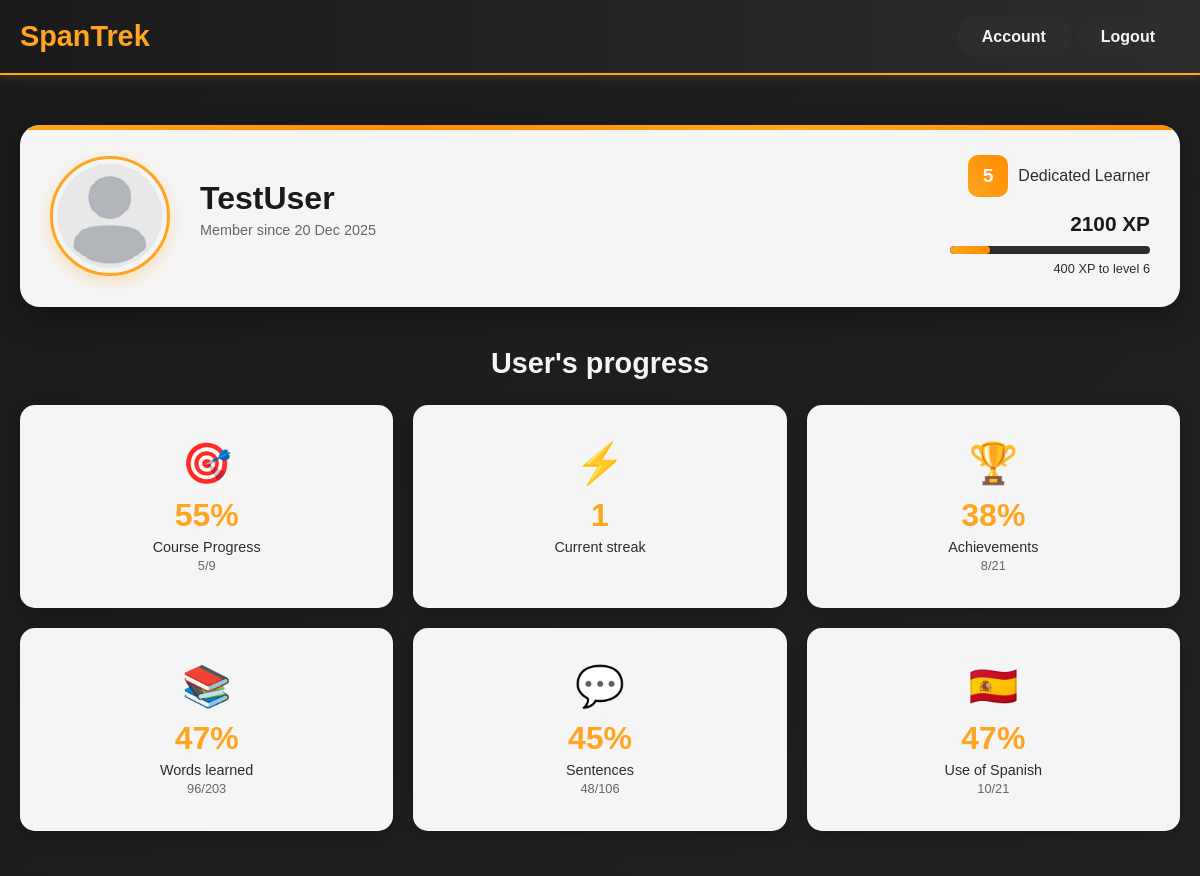
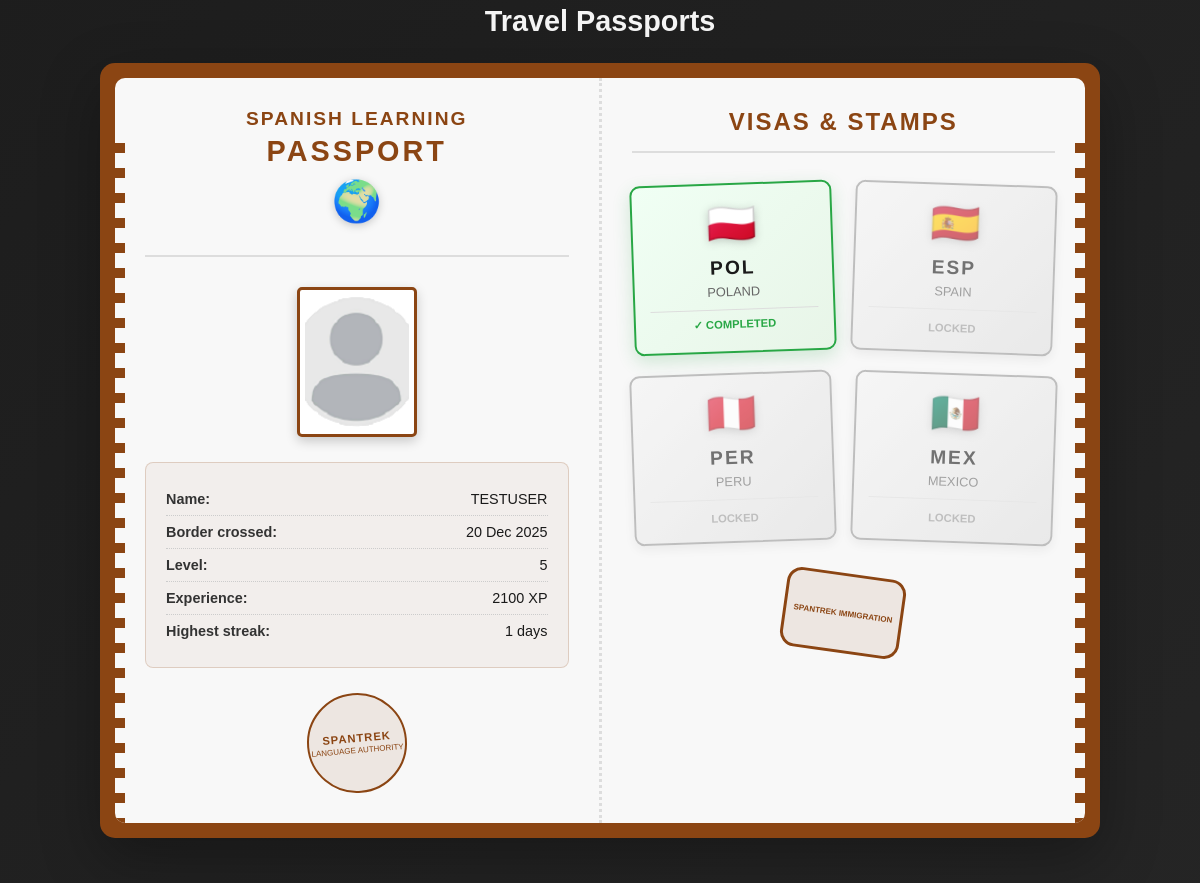
The app's page /user/77/ (signed in, upper part), older data (2 pictures, top to bottom).
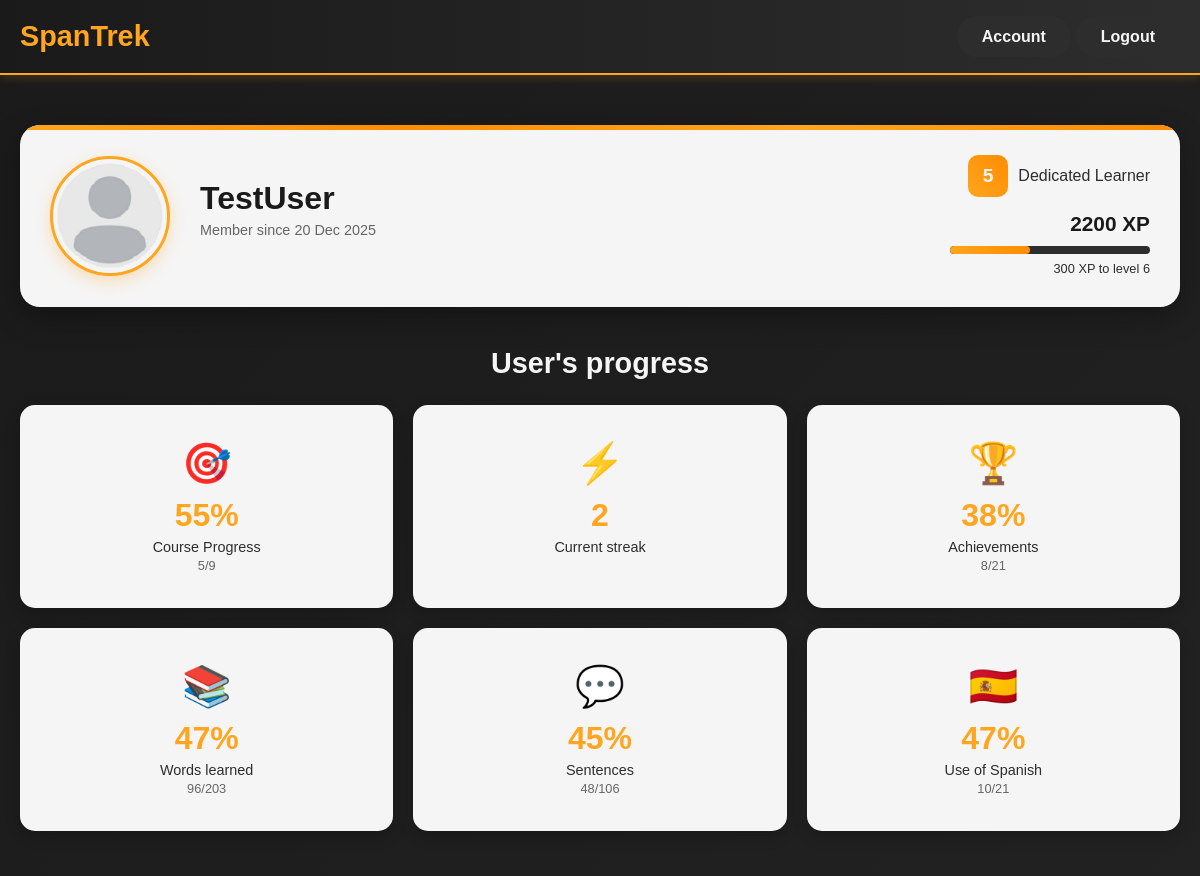
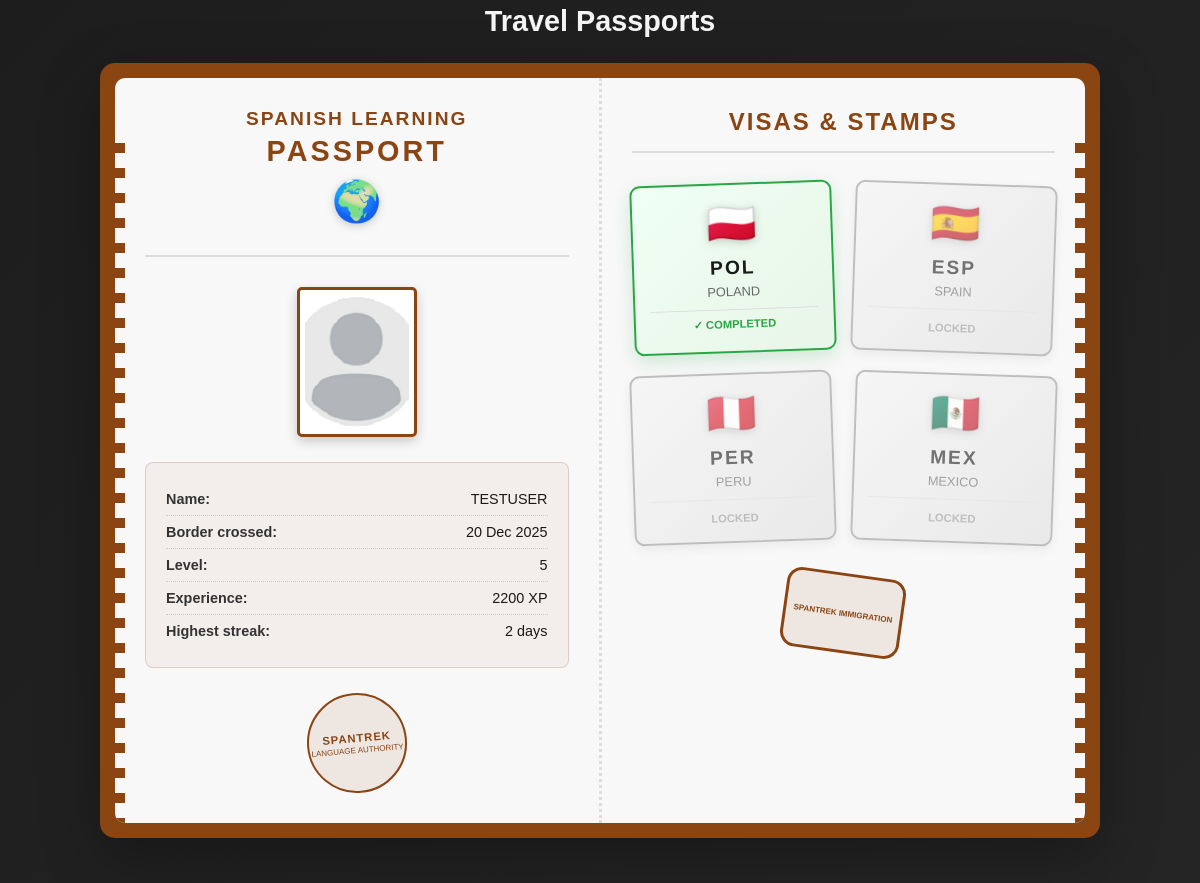
The same page, newer data (2 pictures, top to bottom).
### base/models.py (models this page shows, shortened)
class User(AbstractUser):
    username = models.CharField(max_length=150, unique=True, blank=False, null=False)
    email = models.EmailField(unique=True, blank=False, null=False)
    avatar = models.ImageField(default='avatars/default_avatar.png', upload_to='avatars/', null=True, blank=True)
    level = models.IntegerField(default=1)
    experience = models.IntegerField(default=0)
    adventure_progress = models.IntegerField(default=0)
    passports_earned = models.JSONField(default=list, blank=True)
    words_learned = models.JSONField(default=list, blank=True)
    sentences_learned = models.JSONField(default=list, blank=True)
    audio_learned = models.JSONField(default=list, blank=True)
    use_of_spanish = models.IntegerField(default=0)
    days_streak = models.IntegerField(default=0)
    highest_streak = models.IntegerField(default=0)
    activity_days = models.JSONField(default=list, blank=True)
    last_activity_date = models.DateField(null=True, blank=True)
    default_random_practice_count = models.IntegerField(default=20)
    default_vocabulary_practice_count = models.IntegerField(default=20)
    default_sentence_practice_count = models.IntegerField(default=10)
    default_listening_practice_count = models.IntegerField(default=10)
    country_lessons_progress = models.JSONField(default=dict, blank=True)  # e.g., {"spain": 3, "mexico": 5}
    landmark_lessons_progress = models.JSONField(default=dict, blank=True)  # e.g., {"madrid": 2, "warsaw": 4}
    daily_challenges = models.JSONField(default=list, blank=True)
    daily_challenges_creation_date = models.DateField(null=True, blank=True)
    daily_challenges_completed = models.BooleanField(default=False)
    USERNAME_FIELD = 'email'
    REQUIRED_FIELDS = ['username']

### base/views.py (the view, shortened to what this page needs)
# urls.py: path('user/<str:pk>/', views.user_page, name='user_page'),
@login_required(login_url='login_page')
def user_page(request, pk):
    user = User.objects.get(id=pk)
    xp_for_next_level = (user.level * 500) - user.experience
    progress_percentage = ((500 - xp_for_next_level) / 5 if xp_for_next_level > 0 else 0)
    user_level_name = get_user_level_name(user.level)
    achievements = AchievementService.get_user_achievements_status_exp(user)
    achievements_earned_count = sum(1 for ach in achievements if ach['earned'])
    total_achievements_count = len(achievements)
    achievement_earned_percentage = (achievements_earned_count / total_achievements_count * 100) if total_achievements_count > 0 else 0
    words_learned_count = len(user.words_learned)
    total_words_count = Vocabulary.objects.count()
    words_learned_percentage = (words_learned_count / total_words_count * 100) if total_words_count > 0 else 0
    total_sentences_count = Sentence.objects.count()
    sentences_learned_count = len(user.sentences_learned)
    sentences_learned_percentage = (sentences_learned_count / total_sentences_count * 100) if total_sentences_count > 0 else 0
    total_use_of_spanish = Lesson.objects.aggregate(total=models.Sum('use_of_spanish'))['total'] or 0
    use_of_spanish_percentage = (user.use_of_spanish / total_use_of_spanish * 100) if total_use_of_spanish > 0 else 0
    total_lessons_count = Lesson.objects.count()
    lessons_completed_percentage = (user.adventure_progress / total_lessons_count * 100) if total_lessons_count > 0 else 0
    knowledge = [words_learned_percentage, sentences_learned_percentage, use_of_spanish_percentage]
    knowledge_sections = ['vocabulary', 'sentences', 'usage']
    min_knowledge = min(knowledge)
    max_knowledge = max(knowledge)
    lowest_knowledge_section = knowledge_sections[knowledge.index(min_knowledge)] if max_knowledge - min_knowledge > 25 else ''
    context = {
        'user': user,
        'xp_for_next_level': xp_for_next_level,
        'progress_percentage': progress_percentage,
        'user_level_name': user_level_name,
        'completed_lessons': user.adventure_progress,
        'total_lessons': total_lessons_count,
        'lessons_completed_percentage': lessons_completed_percentage,
        'achievements': achievements,
        'total_achievements': total_achievements_count,
        'achievement_earned_percentage': achievement_earned_percentage,
        'words_learned_count': words_learned_count,
        'total_words_count': total_words_count,
        'words_learned_percentage': words_learned_percentage,
        'sentences_learned_count': sentences_learned_count,
        'total_sentences_count': total_sentences_count,
        'sentences_learned_percentage': sentences_learned_percentage,
        'spanish_usage_count': user.use_of_spanish,
        'total_usage_count': total_use_of_spanish,
        'use_of_spanish_percentage': use_of_spanish_percentage,
        'lowest_knowledge_section': lowest_knowledge_section,
        'user_activity_days': user.activity_days,
    }
    return render(request, 'base/user_page.html', context)

### base/services.py (called while the page is built)
    @staticmethod
    def get_user_achievements_status_exp(user):
        from base.models import Achievement
        all_achievements = Achievement.objects.all()
        user_earned_achievements = set(
            user.earned_achievements.values_list('achievement__name', flat=True)
        )
        achievements_data = []
        for achievement in all_achievements:
            achievements_data.append({
                'achievement': achievement,
                'earned': achievement.name in user_earned_achievements,
                'experience_award': achievement.experience_award,
            })
        return sorted(achievements_data, key=lambda exp: exp['experience_award'], reverse=True)

### base/views.py (called while the page is built)
def get_user_level_name(level):
    if level >= 25:
        return "El Campeón"
    elif level >= 20:
        return "Expert Explorer"
    elif level >= 15:
        return "Advanced Explorer"
    elif level >= 10:
        return "Intermediate Explorer"
    elif level >= 5:
        return "Dedicated Learner"
    else:
        return "Beginner Explorer"

### templates/base/user_page.html (shortened to what the changed rows need)
{%extends 'base/base.html'%} {%load static%} {% block styles %} {{ block.super}}
<link
    rel="stylesheet"
    type="text/css"
    href="{% static 'styles/base/user_page.css' %}"
/>
{% endblock styles %} {%block content%}
<div class="hero-section">
    <div class="hero-content">
        <div class="profile-header">
            <div class="avatar-section">
                <div class="avatar-circle">
                    <img src="{{ user.avatar.url }}" />
                </div>
                <div class="profile-info">
                    <h1 class="username">{{ user.username }}</h1>
                    <p class="join-date">
                        Member since {{ user.date_joined|date:"d M Y" }}
                    </p>
                </div>
            </div>
            <div class="level-section">
                <div class="level-badge">
                    <span class="level-number">{{ user.level }}</span>
                    <span class="level-name">{{ user_level_name }}</span>
                </div>
                <div class="xp-progress">
                    <span class="xp-text">{{ user.experience }} XP</span>
                    <div class="progress-bar">
                        <div
                            class="progress-fill"
                            style="width: {{ progress_percentage }}%"
                        ></div>
                    </div>
                    <span class="next-level">
                        {{ xp_for_next_level }} XP to level {{ user.level|add:1 }}
                    </span>
                </div>
            </div>
        </div>
    </div>
</div>
<div class="main-content">
    <div class="stats-section">
        <h2 class="section-title">
            {% if request.user == user %}Your progress{% else %}User's
            progress{% endif %}
        </h2>
        <div class="stats-grid">
            <div class="stat-card">
                <div class="stat-icon">⚡</div>
                <div class="stat-value">{{ user.days_streak }}</div>
                <div class="stat-label">Current streak</div>
            </div>
            <div class="stat-card">
                <div class="stat-icon">🏆</div>
                <div class="stat-value">
                </div>
                <div class="stat-label">Achievements</div>
                <div class="stat-sublabel">
                    {{ user.achievements.count }}/{{ total_achievements }}
                </div>
            </div>
            <div
                class="stat-card {% if lowest_knowledge_section == 'usage' %}needs-improvement{% endif %}"
            >
                <div class="stat-icon">🇪🇸</div>
                <div class="stat-value">{{ use_of_spanish_percentage }}%</div>
                <div class="stat-label">Use of Spanish</div>
                <div class="stat-sublabel">
                    {{ user.use_of_spanish }}/{{ total_usage_count }}
                </div>
            </div>
        </div>
    </div>
    <div class="passports-section">
        <h2 class="section-title">Travel Passports</h2>
        <div class="passport-book">
            <div class="passport-spread">
                <div class="passport-page left-page">
                    <div class="user-profile-section">
                        <div class="profile-photo-frame">
                            <img
                                src="{{ user.avatar.url }}"
                                alt="Profile Photo"
                                class="profile-photo"
                            />
                        </div>
                        <div class="user-details">
                            <div class="detail-row">
                                <span class="label">Name:</span>
                                <span class="value"
                                    >{{ user.username|upper }}</span
                                >
                            </div>
                            <div class="detail-row">
                                <span class="label">Border crossed:</span>
                                <span class="value"
                                    >{{ user.date_joined|date:"d M Y" }}</span
                                >
                            </div>
                            <div class="detail-row">
                                <span class="label">Level:</span>
                                <span class="value">{{ user.level }}</span>
                            </div>
                            <div class="detail-row">
                                <span class="label">Experience:</span>
                                <span class="value"
                                    >{{ user.experience }} XP</span
                                >
                            </div>
                            <div class="detail-row">
                                <span class="label">Highest streak:</span>
                                <span class="value"
                                    >{{ user.highest_streak }} days</span
                                >
                            </div>
                        </div>
                    </div>
                </div>
            </div>
        </div>
    </div>
    </div>
    {%endblock content%}

Row changes from the older to the newer data that the page shows:
changed User "TestUser": experience "2100" → "2200"; days_streak "1" → "2"; highest_streak "1" → "2"
Text that changed along with them:
{{ progress_percentage }}: 20.0 → 40.0 (drawn)
{{ xp_for_next_level }}: "400" → "300"
